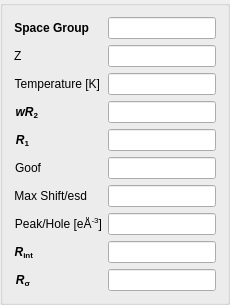
           <widget class="QGroupBox" name="groupBox_2">
            <property name="sizePolicy">
             <sizepolicy hsizetype="Preferred" vsizetype="Preferred">
              <horstretch>2</horstretch>
              <verstretch>2</verstretch>
             </sizepolicy>
            </property>
            <property name="minimumSize">
             <size>
              <width>200</width>
              <height>0</height>
             </size>
            </property>
            <property name="title">
             <string/>
            </property>
            <layout class="QVBoxLayout" name="verticalLayout">
             <item>
              <layout class="QFormLayout" name="formLayout_3">
               <property name="sizeConstraint">
                <enum>QLayout::SetDefaultConstraint</enum>
               </property>
               <item row="0" column="0">
                <widget class="QLabel" name="SpaceGrouplabel">
                 <property name="font">
                  <font>
                   <weight>75</weight>
                   <bold>true</bold>
                  </font>
                 </property>
                 <property name="text">
                  <string>Space Group</string>
                 </property>
                 <property name="alignment">
                  <set>Qt::AlignRight|Qt::AlignTrailing|Qt::AlignVCenter</set>
                 </property>
                </widget>
               </item>
               <item row="0" column="1">
                <widget class="QLineEdit" name="SpaceGroupLineEdit">
                 <property name="minimumSize">
                  <size>
                   <width>0</width>
                   <height>0</height>
                  </size>
                 </property>
                 <property name="readOnly">
                  <bool>true</bool>
                 </property>
                </widget>
               </item>
               <item row="1" column="0">
                <widget class="QLabel" name="zLabel">
                 <property name="text">
                  <string>&lt;html&gt;&lt;head/&gt;&lt;body&gt;&lt;p&gt;Z&lt;/p&gt;&lt;/body&gt;&lt;/html&gt;</string>
                 </property>
                </widget>
               </item>
               <item row="1" column="1">
                <widget class="QLineEdit" name="zLineEdit">
                 <property name="readOnly">
                  <bool>true</bool>
                 </property>
                </widget>
               </item>
               <item row="2" column="0">
                <widget class="QLabel" name="temperatureLabel">
                 <property name="text">
                  <string>Temperature [K]</string>
                 </property>
                 <property name="alignment">
                  <set>Qt::AlignRight|Qt::AlignTrailing|Qt::AlignVCenter</set>
                 </property>
                </widget>
               </item>
               <item row="2" column="1">
                <widget class="QLineEdit" name="temperatureLineEdit">
                 <property name="readOnly">
                  <bool>true</bool>
                 </property>
                </widget>
               </item>
               <item row="3" column="0">
                <widget class="QLabel" name="wR2Label">
                 <property name="font">
                  <font>
                   <weight>75</weight>
                   <italic>false</italic>
                   <bold>true</bold>
                  </font>
                 </property>
                 <property name="text">
                  <string>&lt;html&gt;&lt;head/&gt;&lt;body&gt;&lt;p&gt;&lt;span style=&quot; font-style:italic;&quot;&gt;wR&lt;/span&gt;&lt;span style=&quot; vertical-align:sub;&quot;&gt;2&lt;/span&gt;&lt;span style=&quot; font-style:italic; vertical-align:sub;&quot;/&gt;&lt;/p&gt;&lt;/body&gt;&lt;/html&gt;</string>
                 </property>
                 <property name="alignment">
                  <set>Qt::AlignRight|Qt::AlignTrailing|Qt::AlignVCenter</set>
                 </property>
                </widget>
               </item>
               <item row="3" column="1">
                <widget class="QLineEdit" name="wR2LineEdit">
                 <property name="readOnly">
                  <bool>true</bool>
                 </property>
                </widget>
               </item>
               <item row="4" column="0">
                <widget class="QLabel" name="r1Label">
                 <property name="font">
                  <font>
                   <weight>75</weight>
                   <italic>false</italic>
                   <bold>true</bold>
                  </font>
                 </property>
                 <property name="text">
                  <string>&lt;html&gt;&lt;head/&gt;&lt;body&gt;&lt;p&gt;&lt;span style=&quot; font-style:italic;&quot;&gt;R&lt;/span&gt;&lt;span style=&quot; vertical-align:sub;&quot;&gt;1&lt;/span&gt;&lt;/p&gt;&lt;/body&gt;&lt;/html&gt;</string>
                 </property>
                 <property name="alignment">
                  <set>Qt::AlignRight|Qt::AlignTrailing|Qt::AlignVCenter</set>
                 </property>
                </widget>
               </item>
               <item row="4" column="1">
                <widget class="QLineEdit" name="r1LineEdit">
                 <property name="readOnly">
                  <bool>true</bool>
                 </property>
                </widget>
               </item>
               <item row="5" column="0">
                <widget class="QLabel" name="goofLabel">
                 <property name="text">
                  <string>Goof</string>
                 </property>
                 <property name="alignment">
                  <set>Qt::AlignRight|Qt::AlignTrailing|Qt::AlignVCenter</set>
                 </property>
                </widget>
               </item>
               <item row="5" column="1">
                <widget class="QLineEdit" name="goofLineEdit">
                 <property name="readOnly">
                  <bool>true</bool>
                 </property>
                </widget>
               </item>
               <item row="6" column="0">
                <widget class="QLabel" name="maxShiftLabel">
                 <property name="text">
                  <string>Max Shift/esd</string>
                 </property>
                 <property name="alignment">
                  <set>Qt::AlignRight|Qt::AlignTrailing|Qt::AlignVCenter</set>
                 </property>
                </widget>
               </item>
               <item row="6" column="1">
                <widget class="QLineEdit" name="maxShiftLineEdit">
                 <property name="readOnly">
                  <bool>true</bool>
                 </property>
                </widget>
               </item>
               <item row="7" column="0">
                <widget class="QLabel" name="peakLabel">
                 <property name="text">
                  <string>&lt;html&gt;&lt;head/&gt;&lt;body&gt;&lt;p&gt;Peak/Hole [eÅ&lt;span style=&quot; vertical-align:super;&quot;&gt;-3&lt;/span&gt;]&lt;/p&gt;&lt;/body&gt;&lt;/html&gt;</string>
                 </property>
                 <property name="alignment">
                  <set>Qt::AlignRight|Qt::AlignTrailing|Qt::AlignVCenter</set>
                 </property>
                </widget>
               </item>
               <item row="7" column="1">
                <widget class="QLineEdit" name="peakLineEdit">
                 <property name="readOnly">
                  <bool>true</bool>
                 </property>
                </widget>
               </item>
               <item row="8" column="0">
                <widget class="QLabel" name="rintLabel">
                 <property name="font">
                  <font>
                   <weight>75</weight>
                   <bold>true</bold>
                  </font>
                 </property>
                 <property name="text">
                  <string>&lt;html&gt;&lt;head/&gt;&lt;body&gt;&lt;p&gt;&lt;span style=&quot; font-style:italic;&quot;&gt;R&lt;/span&gt;&lt;span style=&quot; vertical-align:sub;&quot;&gt;int&lt;/span&gt;&lt;/p&gt;&lt;/body&gt;&lt;/html&gt;</string>
                 </property>
                 <property name="alignment">
                  <set>Qt::AlignRight|Qt::AlignTrailing|Qt::AlignVCenter</set>
                 </property>
                </widget>
               </item>
               <item row="8" column="1">
                <widget class="QLineEdit" name="rintLineEdit">
                 <property name="readOnly">
                  <bool>true</bool>
                 </property>
                </widget>
               </item>
               <item row="9" column="0">
                <widget class="QLabel" name="rsigmaLabel">
                 <property name="font">
                  <font>
                   <weight>75</weight>
                   <bold>true</bold>
                  </font>
                 </property>
                 <property name="text">
                  <string>&lt;html&gt;&lt;head/&gt;&lt;body&gt;&lt;p&gt;&lt;span style=&quot; font-style:italic;&quot;&gt;R&lt;/span&gt;&lt;span style=&quot; vertical-align:sub;&quot;&gt;σ&lt;/span&gt;&lt;/p&gt;&lt;/body&gt;&lt;/html&gt;</string>
                 </property>
                 <property name="alignment">
                  <set>Qt::AlignRight|Qt::AlignTrailing|Qt::AlignVCenter</set>
                 </property>
                </widget>
               </item>
               <item row="9" column="1">
                <widget class="QLineEdit" name="rsigmaLineEdit">
                 <property name="readOnly">
                  <bool>true</bool>
                 </property>
                </widget>
               </item>
              </layout>
             </item>
            </layout>
           </widget>
